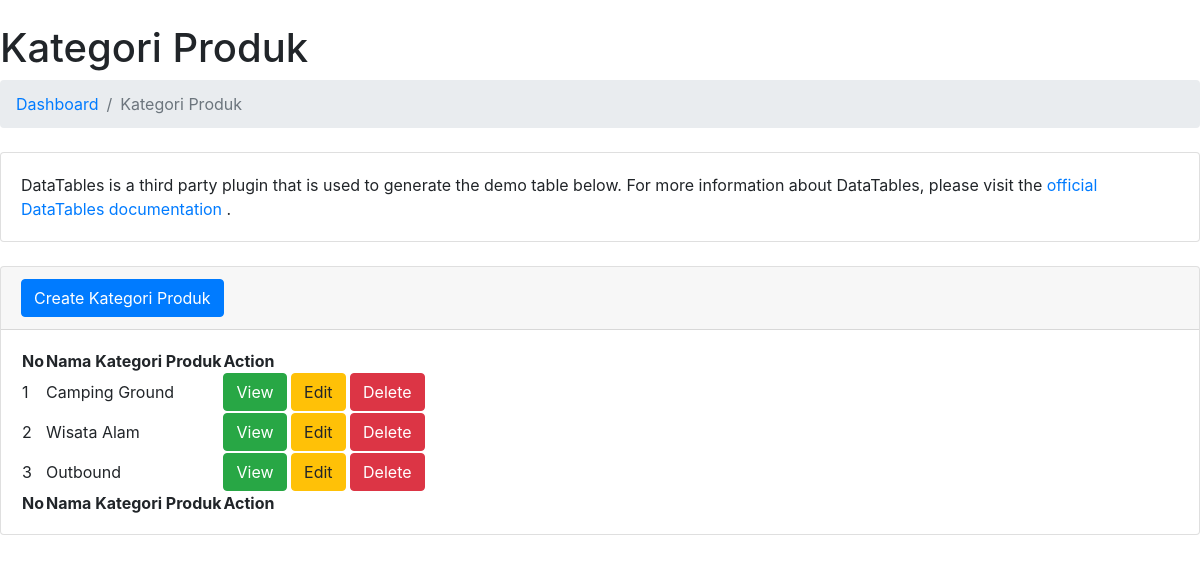
The page /admin/kategori_produk.php on the database its author committed.
### tables this page shows
CREATE TABLE `kategori_produk` (
  `id` int(11) NOT NULL,
  `nama` varchar(45) NOT NULL
);

### admin/kategori_produk.php (the view, shortened to what this page needs)
<?php
require_once 'koneksi.php';
?>
<?php
$sql = "SELECT * FROM kategori_produk";
$rs = $dbh->query($sql);
?>
<h1 class="mt-4">Kategori Produk</h1>
<ol class="breadcrumb mb-4">
  <li class="breadcrumb-item"><a href="index.php">Dashboard</a></li>
  <li class="breadcrumb-item active">Kategori Produk</li>
</ol>
<div class="card mb-4">
  <div class="card-body">
    DataTables is a third party plugin that is used to generate the demo table below. For more information about DataTables, please visit the
    <a target="_blank" href="https://datatables.net/">official DataTables documentation</a>
    .
  </div>
</div>
<div class="card mb-4">
  <div class="card-header">
    <a class="btn btn-primary" href="index.php?hal=form_kategori_produk">Create Kategori Produk</a>
  </div>
  <div class="card-body">
    <table id="datatablesSimple">
      <thead>
        <tr>
          <th>No</th>
          <th>Nama Kategori Produk</th>
          <th>Action</th>
        </tr>
      </thead>
      <tfoot>
        <tr>
          <th>No</th>
          <th>Nama Kategori Produk</th>
          <th>Action</th>
        </tr>
      </tfoot>
      <tbody>
        <?php
        $nomor  = 1;
        foreach ($rs as $row) {
        ?>
          <tr>
            <td><?= $nomor ?></td>
            <td><?= $row['nama'] ?></td>
            <td>
              <a class="btn btn-success" href="index.php?hal=view_kategori_produk&id=<?= $row['id'] ?>">View</a>
              <a class="btn btn-warning" href="index.php?hal=form_kategori_produk&idedit=<?= $row['id'] ?>">Edit</a>
              <a class="btn btn-danger" href="delete_kategori_produk.php?iddel=<?= $row['id'] ?>" onclick="if(!confirm('Anda Yakin Hapus Data Produk <?= $row['nama'] ?>?')) {return false}">Delete</a>
            </td>
          </tr>
        <?php
          $nomor++;
        }
        ?>
      </tbody>
    </table>
  </div>
</div>

### rows shown on the page
kategori_produk: nama "Camping Ground"
kategori_produk: nama "Wisata Alam"
kategori_produk: nama "Outbound"
